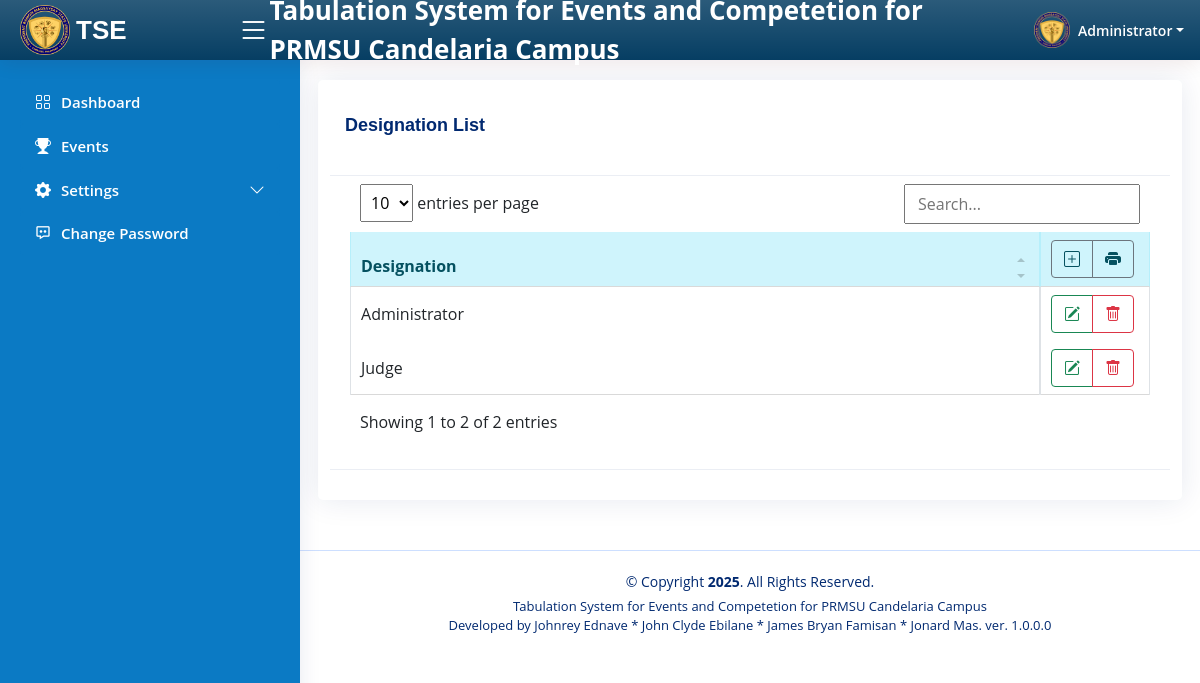
Screenshot of /tse/designation/des_list.php (signed in) with the database file from the repository.
### tables this page shows
CREATE TABLE IF NOT EXISTS `user_menu` (
  `id` int NOT NULL AUTO_INCREMENT,
  `parent_id` char(5) DEFAULT NULL,
  `name` varchar(75) DEFAULT NULL,
  `href` varchar(100) DEFAULT NULL,
  `icon` varchar(100) DEFAULT NULL,
  `breadcrumbs` varchar(200) DEFAULT NULL,
  `status` varchar(10) DEFAULT NULL,
  `type` char(10) DEFAULT NULL,
  `description` varchar(100) DEFAULT NULL,
  `order` smallint DEFAULT '9999',
  PRIMARY KEY (`id`)
);

CREATE TABLE IF NOT EXISTS `designation` (
  `designation` varchar(50) NOT NULL DEFAULT '',
  PRIMARY KEY (`designation`) USING BTREE
);

### tse/connections/pdoconnect.php (called while the page is built, shortened)
<?php
$app_title = "TSE";
$app_user_image_default = "../images/logo.png";
class DatabaseConnect
{
	private $dbh;
	private $stmt;
	public function __construct()
	{
		$this->host      = $_ENV['host'];
		$this->user      = $_ENV['user'];
		$this->pass      = $_ENV['pass'];
		$this->dbname    = $_ENV['dbname'];
		$this->port      = $_ENV['port'];
		$dsn = 'mysql:host=' . $this->host . ';dbname=' . $this->dbname . ';port=' . $this->port . ';charset=utf8';
		$options = array(
			PDO::ATTR_PERSISTENT    => true,
			PDO::ATTR_ERRMODE       => PDO::ERRMODE_EXCEPTION
		);
		try {
			$this->dbh = new PDO($dsn, $this->user, $this->pass, $options);
		}
		catch (PDOException $e) {
			echo 'Cannot connect to your database server.';
		}
	}
	public function query($query)
	{
		$this->stmt = $this->dbh->prepare($query);
	}
	public function execute()
	{
		return $this->stmt->execute();
	}
	public function bind($param, $value, $type = null)
	{
		if (is_null($type)) {
			switch (true) {
				case is_int($value):
					$type = PDO::PARAM_INT;
					break;
				default:
					$type = PDO::PARAM_STR;
			}
		}
		$this->stmt->bindValue($param, $value, $type);
	}
	public function rowset()
	{
		$this->execute();
		return $this->stmt->fetchAll(PDO::FETCH_ASSOC);
	}
	public function rowsingle()
	{
		$this->execute();
		return $this->stmt->fetch(PDO::FETCH_ASSOC);
	}
	public function rowcount()
	{
		return $this->stmt->rowCount();
	}
	public function close()
	{
		try {
			$this->dbh = null;
		} catch (PDOException $e) {
			echo 'Cannot close your database connection.';
		}
	}
}
class php_util
{
	public function found_group($group, $menu_id)
	{
		$sql_string = "select r.id from `user_restriction` as `r`  where r.`group`=? and r.menu_id=?";
		$temp_db = new DatabaseConnect();
		$temp_db->query($sql_string);
		$temp_db->bind(1, $group);
		$temp_db->bind(2, $menu_id);
		$temp_rs = $temp_db->rowsingle();
		$found = $temp_db->rowcount();
		if ($found > 0) {
			return 1;
		} else {
			return 0;
		}
	}
}

### tse/admin/grant_checker.php (called while the page is built, shortened)
<?php
$phu=new php_util();
?>

### tse/designation/des_list.php (the view, shortened to what this page needs)
<?php require_once('../connections/pdoconnect.php'); ?>
<?php
$db=new DatabaseConnect();
$query_rs = "select * FROM `designation` order by `designation`";
$db->query($query_rs);
$rs=$db->rowset();
?>
<!DOCTYPE html>
<html lang="en">
<head>
</head>
<?php require_once('../template/phplink.php'); ?>
<body >
<?php require_once('../template/header.php'); ?>
<div class="card">
<div class="card-header"><h5 class="card-title"><strong><?php echo htmlentities($_SESSION['title']); ?></strong></h5></div>
            <div class="card-body">
<table id="tablelist" class="table table-hover table-responsive table-bordered" >
    <thead>
        <tr class="alert-info">
            <th>Designation</th>
               <th data-sortable="false"  width="110px">
                <div class="btn-group" role="group" align="center">
                    <a href="des_new.php" class="btn btn-outline-secondary" data-toogle="tooltip" data-placement="bottom" title="New"><span class="bi-plus-square"></span> </a>
                    <a type="button" class="btn btn-outline-secondary" data-bs-toggle="modal" data-bs-target="#modalDialogPrint"><span class="bi-printer-fill"  data-toogle="tooltip" data-placement="bottom" title="Create Printable Form"></span></a>
                </div>
            </th>
        </tr>
    </thead>
    <tbody>
<?php foreach ($rs as $rs_data){ ?>
    <tr >
    <td class="align-middle"><?php echo htmlentities($rs_data['designation']); ?></td>
    <td  class="align-middle" width="110px">
        <div class="btn-group" role="group" align="center">
            <a href="des_update.php?recordID=<?php echo $rs_data['designation'];?>" class="btn btn-outline-success" data-toogle="tooltip" data-placement="bottom" title="Update"><span class="bi-pencil-square"></span></a>
            <a href='des_remove.php?recordID=<?php echo $rs_data["designation"];?>' class="btn btn-outline-danger" data-toogle="tooltip" data-placement="bottom" title="Remove"><span class="bi-trash"></span></a>
        </div>
    </td>
    </tr>
<?php } ?>
</tbody>
</table>
</div>
    <div class="card-footer"></div>
</div>
<?php require_once('../template/footer.php'); ?>
</body>
</html>

### tse/template/header.php (shortened to what this page needs)
<?php
require_once('../admin/grant_checker.php');
 ?>
<?php
    $query_rs = "SELECT *  FROM `user_menu` where `type`='m' and (id=parent_id) order by `order`,`parent_id`";
    $db->query($query_rs);
    $rs_menu=$db->rowset();
?>
      <header id="header" class="header fixed-top d-flex align-items-center">
         <div class="d-flex align-items-center justify-content-between"> <a href="#" class="logo d-flex align-items-center"> <img src="../images/logo.png?t=<?php echo time();?>" class="img-responsive" alt=""> <span class="d-none d-lg-block"><?php echo $app_title;?></span></a>
         <i class="bi bi-list toggle-sidebar-btn"></i><span style="font-size:26px;color:white;font-weight:bold"><?php echo $tagline; ?></span></div>
         <nav class="header-nav ms-auto">
            <ul class="d-flex align-items-center">
               <li class="nav-item dropdown pe-3">
                  <a class="nav-link nav-profile d-flex align-items-center pe-0" href="#" data-bs-toggle="dropdown">
                     <img src="
                     <?php $filename='../images/user/'.$_SESSION['AIT_MM_ID'].'.jpg';
                           if (file_exists($filename)) {
                              echo $filename.'?t='.time();
                           } else {
                              echo $app_user_image_default;}?>" ;
                     alt="Profile" class="rounded"> <span class="d-none d-md-block dropdown-toggle ps-2"><?php echo $_SESSION['AIT_MM_FullName'];?></span> </a>
               </li>
            </ul>
         </nav>
      </header>
      <aside id="sidebar" class="sidebar">
         <ul class="sidebar-nav" id="sidebar-nav">
        <?php
        foreach ($rs_menu as $row_rs_menu){
             $query_rssub = "SELECT * FROM `user_menu` WHERE `parent_id` = ? and `id`!=`parent_id` and `type`='m' order by `order`";
             $db->query($query_rssub);
             $db->bind(1,$row_rs_menu['id']);
             $totalRows_rssub=$db->rowcount();
             if ($totalRows_rssub==0) {
                 if (!(strcmp($phu-> found_group($_SESSION['AIT_MM_UserGroup'],$row_rs_menu['id']),1))){
                    echo '<li> <a class="nav-link '.$phu->get_active_menu($_SESSION['title'],htmlentities($row_rs_menu["name"])).'"  href="'.htmlentities($row_rs_menu["href"]).'"> <i class="'.htmlentities($row_rs_menu["icon"]).'"></i><span>'. htmlentities($row_rs_menu["name"]).'</span> </a>';}
                 }
             elseif ($totalRows_rssub>0){
                if (!(strcmp($phu-> found_group($_SESSION['AIT_MM_UserGroup'],$row_rs_menu['id']),1))) {
                    echo '<a class="nav-link collapsed" data-bs-target="#'.htmlentities($row_rs_menu["description"]).'" data-bs-toggle="collapse" href="#"> <i class="'.htmlentities($row_rs_menu["icon"]).'"></i><span>'.htmlentities($row_rs_menu["name"]).'</span><i class="bi bi-chevron-down ms-auto"></i> </a>';
                }
            }
            echo '</li>';
        }
        ?>
         </ul>
      </aside>
      <main id="main" class="main" >
         <section class="section dashboard">
            <div class="row">

### rows the page displays
user_menu: name "Dashboard"
user_menu: name "Events"
user_menu: name "Settings"
user_menu: name "Change Password"
designation: designation "Administrator"
designation: designation "Judge"

### other values shown
$app_title "TSE"
$_SESSION['AIT_MM_FullName'] "Administrator"
$_SESSION['title'] "Designation List"
$tagline "Tabulation System for Events and Competetion for PRMSU Candelaria Campus"
$app_footer "Developed by Johnrey Ednave * John Clyde Ebilane * James Bryan Famisan * Jonard Mas. ver. 1.0.0.0"
